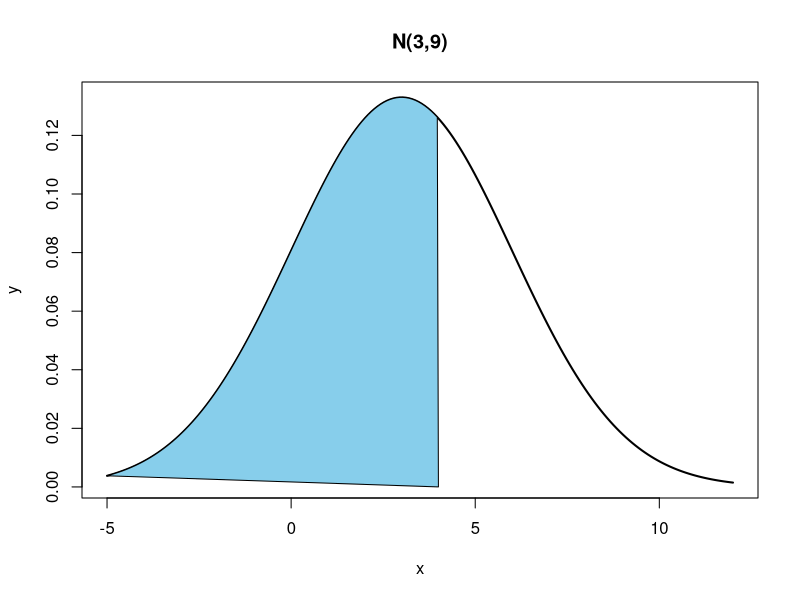
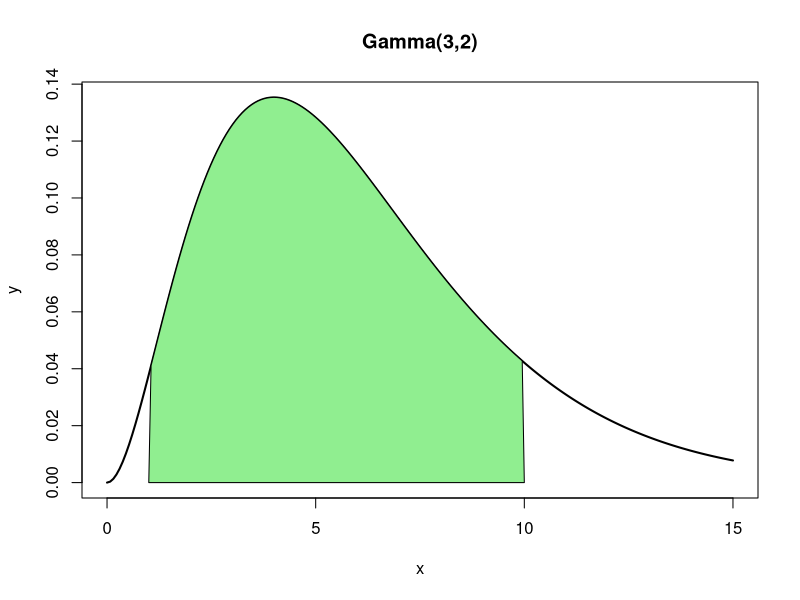
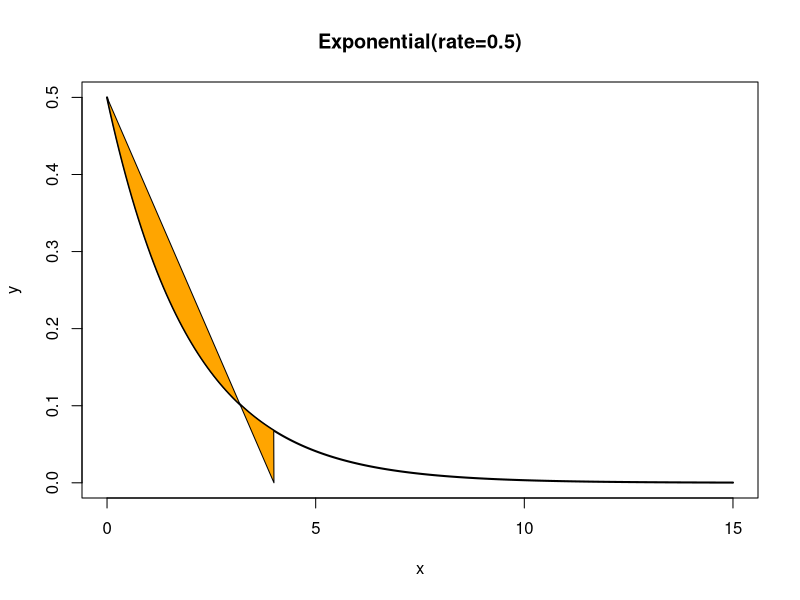
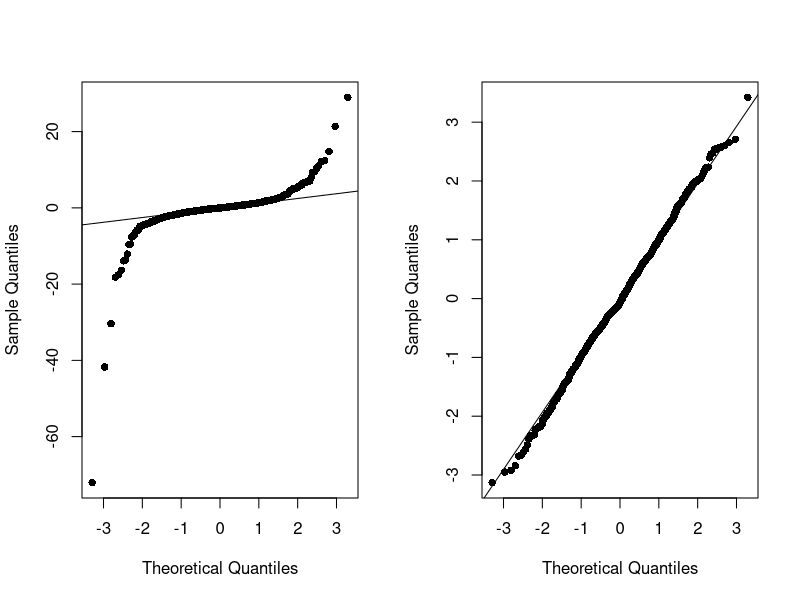
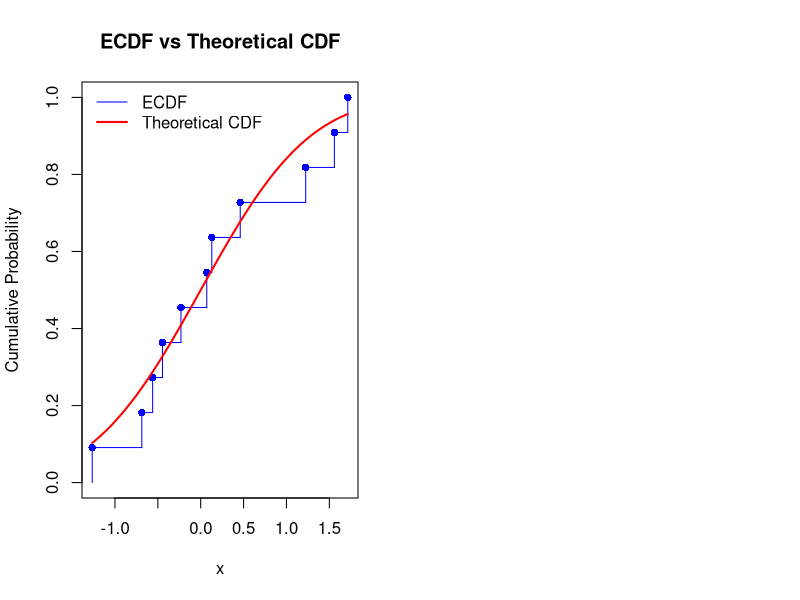

These figures' R source, in order:
## Exercises on Prob1 ----

### ========== Prob1 ==========
## Random variables

## Build.in functions in R to work with rvs ------------------------------------
#?dnorm #pdf/pmf
#?pnorm #cdf
#?qnorm #quantile
#?rnorm #random numbers generation

#other examples: dgamma, dbinom, dpois, dexp, dchisq, dt,...

## Compute P(X = 0) for X ∼ Pois(3) --------------------------------------------

dpois(0, lambda = 3)

## Compute P(X = x) for X ∼ Pois(3), for x = 0,1,...,5 -------------------------

x <- 0:5
probs <- dpois(x, lambda = 3)
data.frame(x, probs)

## Compute P(X<=4) for X ~ N(3,9) and make a plot of the normal distribution 
## highlighing the probability you have computed ----------

p <- pnorm(4, mean = 3, sd = 3)
p

x <- seq(-5, 12, length=200)
y <- dnorm(x, mean=3, sd=3)

plot(x, y, type="l", lwd=2, main="N(3,9)")
polygon(c(x[x<=4],4), c(y[x<=4],0), col="skyblue")


## Compute P(1<=X<=10) for X ~ Gamma(shpae=3,scale=2) and make a plot of the 
## gamma distribution highlighing the probability you have computed ----------

p <- pgamma(10, shape=3, scale=2) - pgamma(1, shape=3, scale=2)
p

x <- seq(0, 15, length=200)
y <- dgamma(x, shape=3, scale=2)

plot(x, y, type="l", lwd=2, main="Gamma(3,2)")
polygon(c(x[x>=1 & x<=10], 10, 1),
        c(y[x>=1 & x<=10], 0, 0),
        col="lightgreen")

## For X ~ N(3,10), what is the quantile of order 0.9?

qnorm(0.9, mean=3, sd=sqrt(10))

##repeat the points above with another continuous rv of your choice

pexp(4, rate=0.5)
qexp(0.9, rate=0.5)

x<- seq(0, 15, length=200)
y <- dexp(x, rate=0.5)

plot(x, y, type="l", lwd=2, main="Exponential(rate=0.5)")
polygon(c(x[x<=4],4), c(y[x<=4],0), col="orange")

## qqplot normal vs student-t  -------------------------------------------------
set.seed(123)
par(mfrow=c(1,2))
x <- rt(1000,2);
qqnorm(x, pch = 16, main = "")
qqline(x)

y <- rnorm(1000)
qqnorm(y, pch = 16, main = "")
qqline(y)

## make the ecdf plot from scratch following the steps and using the simulated data ----
## 1. sort the data
## 2. compute the empirical cumulative distribution function
## 3. plot the sorted data vs the ecdf
## 4. overlap the theoretical cumulative distribution function

set.seed(123)
par(mfrow=c(1,2))
n <- 11 #sample size
x <- rnorm(n) #simulate from a std normal

## Step 1: sort the data
x_sorted <- sort(x)

## Step 2: compute ECDF values = (1:n)/n
ecdf_vals <- (1:n)/n

## Step 3: plot the ECDF (points + step function style)
plot(x_sorted, ecdf_vals, pch=16, col="blue",
     main="ECDF vs Theoretical CDF",
     xlab="x", ylab="Cumulative Probability",
     ylim=c(0,1))
# Add ECDF as steps
for (i in 1:n) {
  if (i==1) {
    segments(-Inf,0, x_sorted[i], 0, col="blue")
  } else {
    segments(x_sorted[i-1], ecdf_vals[i-1], x_sorted[i], ecdf_vals[i-1], col="blue")
  }
  segments(x_sorted[i], ecdf_vals[i]-1/n, x_sorted[i], ecdf_vals[i], col="blue")
}
segments(x_sorted[n], 1, Inf, 1, col="blue")

## Step 4: overlay the theoretical CDF
curve(pnorm(x), col="red", lwd=2, add=TRUE)
legend("topleft", legend=c("ECDF","Theoretical CDF"),
       col=c("blue","red"), lwd=c(1,2), bty="n")
